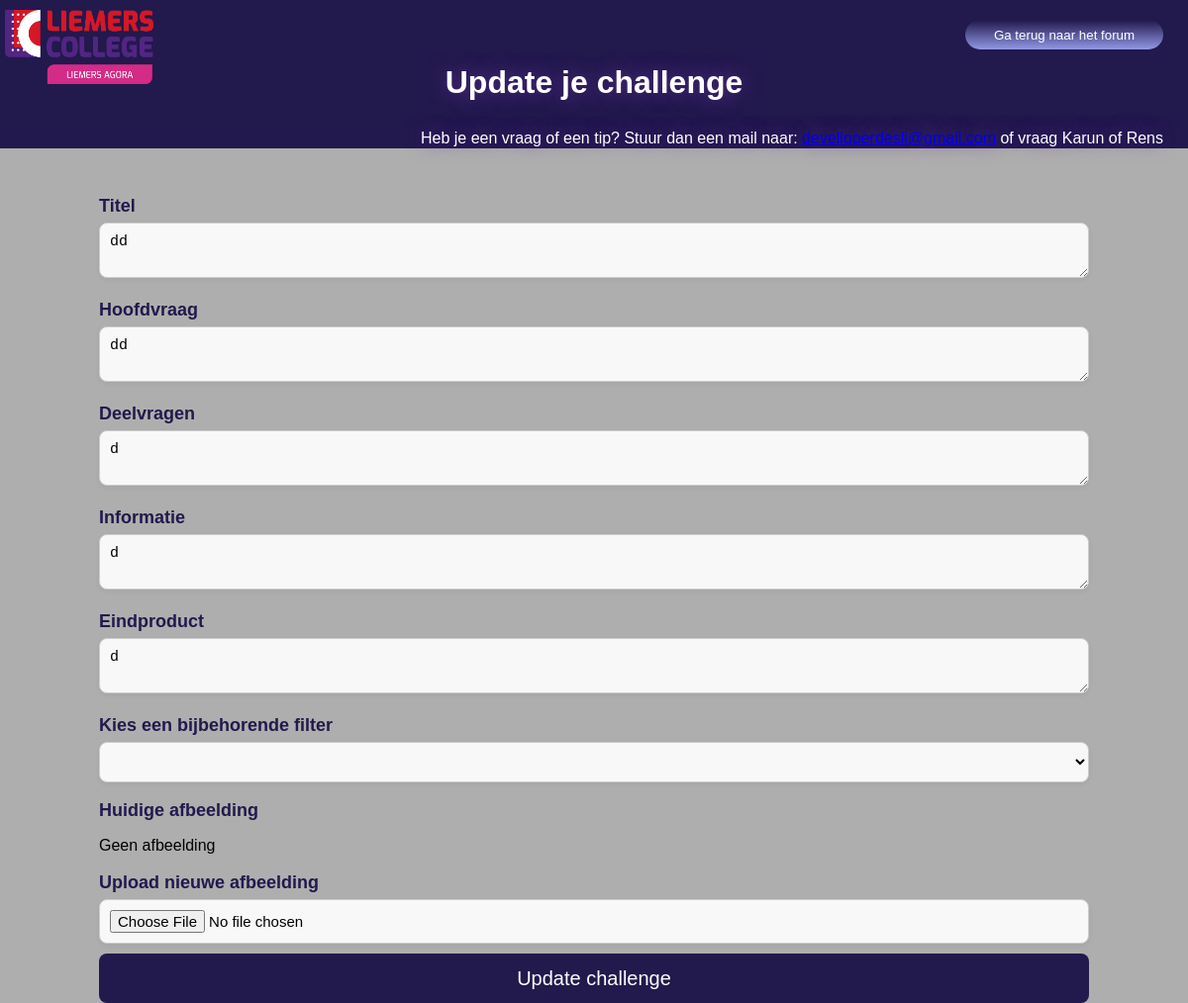
Screenshot of /update/2 (signed in) with the database file from the repository.
### models.py (models this page shows, shortened)
class Todo(db.Model):
    id = db.Column(db.Integer, primary_key=True)
    date_created = db.Column(db.DateTime(timezone=True), default=lambda: datetime.now(timezone.utc))
    likes = db.Column(db.Integer, default=0)
    name = db.Column(db.String(100), nullable=False)
    title = db.Column(db.String(100), nullable=False)
    main_question = db.Column(db.String(200), nullable=False)
    sub_questions = db.Column(db.String(500), nullable=False)
    description = db.Column(db.Text, nullable=False)
    end_product = db.Column(db.Text, nullable=False)
    category = db.Column(db.String(50), nullable=False)
    image = db.Column(db.String(100), nullable=True)
    approved = db.Column(db.Boolean, default=False)
    author_id = db.Column(db.Integer, db.ForeignKey('user.id'), nullable=False)

### app.py (the view, shortened to what this page needs)
@app.route('/update/<int:id>', methods=['GET', 'POST'])
@login_required
def update(id):
    task = Todo.query.get_or_404(id)
    if not (current_user.id == task.author_id or current_user.is_admin):
        flash('You are not authorized to edit this challenge')
        return redirect(url_for('forum'))
    if request.method == 'GET':
        return render_template('update.html', task=task)

### app.py (called while the page is built)
@login_manager.user_loader
def load_user(user_id):
    return User.query.get(int(user_id))

### templates/update.html (shortened to what this page needs)
{% extends 'base.html' %} {% block head %}
<link
  rel="stylesheet"
  href="{{ url_for('static', filename='css/update.css') }}"
/>
<link
  href="https://unpkg.com/boxicons@2.1.4/css/boxicons.min.css"
  rel="stylesheet"
/>
{% endblock %} {% block body %}
<div class="top-color">
  <div class="contact">
    <p>
      Heb je een vraag of een tip? Stuur dan een mail naar:
      <a href="mailto:develloperdesli@gmail.com">develloperdesli@gmail.com</a>
      of vraag Karun of Rens
    </p>
  </div>
  <button class="forum-button">
    <a href="/forum" class="forum-button-text">Ga terug naar het forum</a>
  </button>
  <div class="logo">
    <a href="https://liemersagora.beezer.com/" target="_blank">
      <img
        class="logo"
        src="{{ url_for('static', filename='pictures/logo.png') }}"
        alt="Logo"
      />
    </a>
  </div>
  <h1>Update je challenge</h1>
</div>
<div class="forum">
  <form
    action="{{ url_for('update', id=task.id) }}"
    method="POST"
    enctype="multipart/form-data"
  >
    <label><h3>Titel</h3></label>
    <textarea name="title" required maxlength="30">{{ task.title }}</textarea>
    <label><h3>Hoofdvraag</h3></label>
    <textarea name="mainQuestion" required maxlength="60">
{{ task.main_question }}</textarea
    >
    <label><h3>Deelvragen</h3></label>
    <textarea name="subQuestions" required maxlength="150">
{{ task.sub_questions }}</textarea
    >
    <label><h3>Informatie</h3></label>
    <textarea name="description" required maxlength="100">
{{ task.description }}</textarea
    >
    <label><h3>Eindproduct</h3></label>
    <textarea name="endProduct" required>{{ task.end_product }}</textarea>
    <label class="filtersText filters" for="categorie"
      ><h3>Kies een bijbehorende filter</h3></label
    >
    <select class="filters" name="categorie" required>
      <option disabled selected hidden></option>
      <option value="Aardrijkskunde">Aardrijkskunde</option>
    </select>
    <label><h3>Huidige afbeelding</h3></label>
    {% if task.image %}
    <img
      src="{{ url_for('static', filename='uploads/' + task.image) }}"
      style="max-width: 300px"
    />
    {% else %}
    <p>Geen afbeelding</p>
    {% endif %}
    <label><h3>Upload nieuwe afbeelding</h3></label>
    <input type="file" accept="image/*" id="imageInput" name="image" />
    <button class="submit" type="submit">Update challenge</button>
  </form>
</div>
{% endblock %}

### static/css/update.css (style rules this page uses)
body { background-color: #afaeae; font-family: Arial, Helvetica, sans-serif; overflow-x: hidden; overflow-y: auto; margin: 0; padding: 0; }
h1 { text-align: center; color: white; margin-top: -20px; }
.top-color { text-shadow: rebeccapurple 0 0 20px; position: fixed; width: 100%; background-color: #22194d; left: 0; top: 0; padding: 10px 5px; height: 150px; z-index: 1000; box-sizing: border-box; }
.logo { width: 150px; height: 75px; }
.contact { color: white; position: absolute; top: 115px; right: 25px; z-index: 1000; }
.forum-button { position: absolute; right: 25px; top: 20px; border-radius: 20px; height: 30px; width: 200px; background: linear-gradient(#22194d 1%, #9198e5 100%); border: none; cursor: pointer; }
.forum-button-text { text-decoration: none; color: white; }
.forum { padding-top: 180px; max-width: 1000px; margin: 0 auto; display: grid; gap: 20px; }
label h3 { font-size: 18px; margin-bottom: 6px; color: #22194d; }
textarea, select, input[type="file"] { font-size: 15px; padding: 10px; border-radius: 8px; border: 1px solid #ccc; background-color: #f8f8f8; transition: border-color 0.2s ease; box-shadow: 0 2px 5px rgba(0, 0, 0, 0.05); width: 100%; box-sizing: border-box; resize: vertical; }
.submit { background-color: #22194d; color: white; border: none; border-radius: 8px; font-size: 20px; height: 50px; width: 100%; margin-top: 10px; cursor: pointer; }

### rows the page displays
Todo: title "dd", mainQuestion "dd", subQuestions "d", description "d", endProduct "d"
